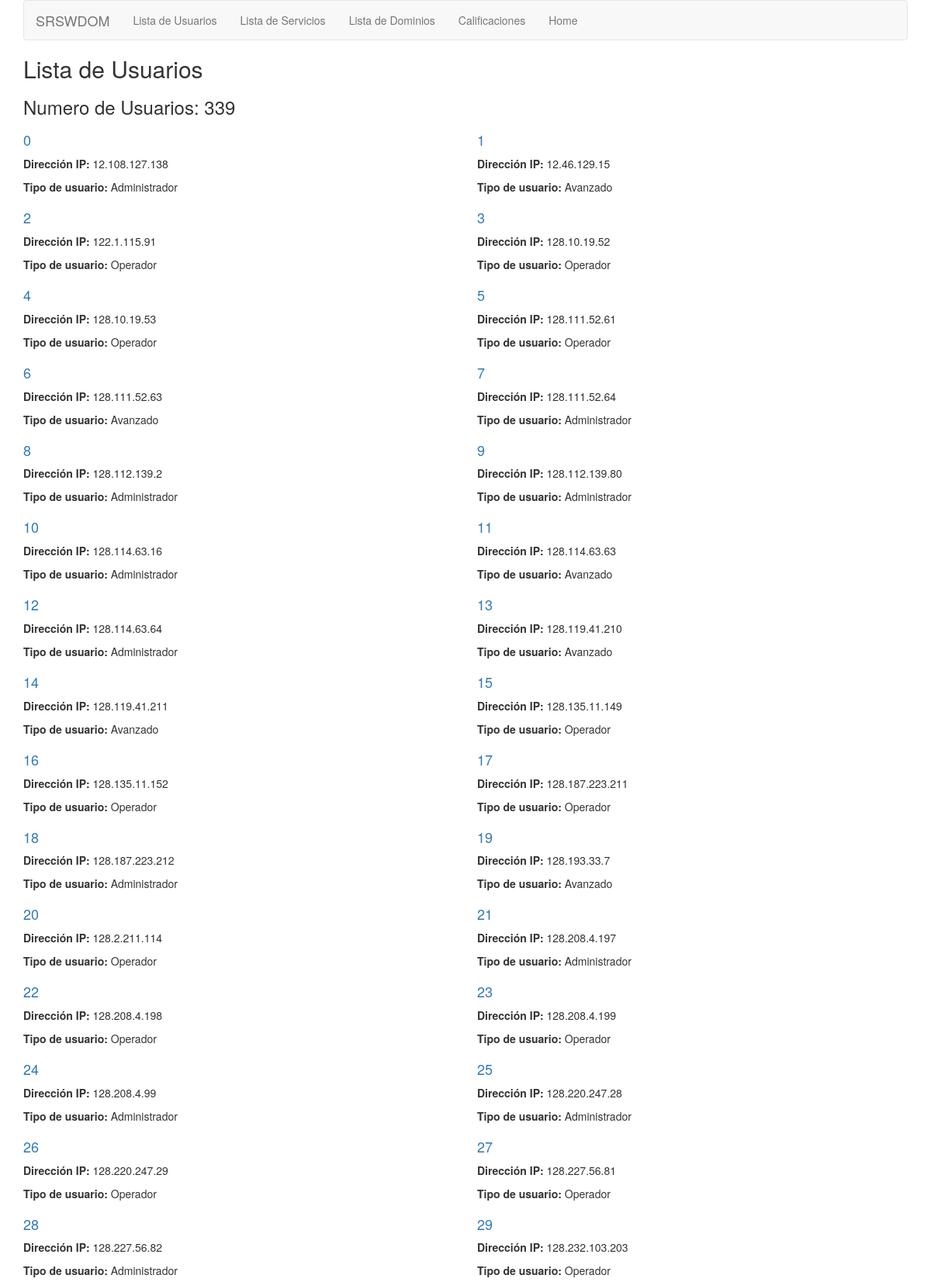
The app's page /recomendador/ (upper part) with its own data.
### recomendador/models.py (models this page shows)
class Usuario(models.Model):
	direccionip = models.GenericIPAddressField(default='0.0.0.0')
	tipousuario = models.ForeignKey(TipoUsuario, on_delete = models.CASCADE)

class TipoUsuario(models.Model):
	tipousuario = models.CharField(max_length=250,blank = True)
	descripciontipousuario = models.CharField(max_length=250,blank = True)

### recomendador/views.py (the view)
# urls.py: path('', views.lista_usuarios, name='lista_usuarios'),
def lista_usuarios(request):
	lista_usuarios = Usuario.objects.order_by('id')
	context = {'lista_usuarios':lista_usuarios}
	return render(request,'recomendador/lista_usuarios.html',context)

### recomendador/templates/recomendador/lista_usuarios.html
{% extends 'base.html' %}
{% block title %}
<h2>Lista de Usuarios</h2>
<h3>Numero de Usuarios: {{lista_usuarios.count}}</h3>
{% endblock %}
{% block content %}
{% if lista_usuarios %}
<div class="row">
    {% for usuario in lista_usuarios %}
    <div class="col-xs-6 col-lg-6">
        <h4><a href="{% url 'recomendador:detalle_usuario' usuario.id %}">
        {{ usuario.id }}
        </a></h4>
        <p><b>Dirección IP: </b>{{ usuario.direccionip }}</p>
		<p><b>Tipo de usuario: </b>{{ usuario.tipousuario.tipousuario }}</p>
    </div>
    {% endfor %}
</div>
{% else %}
    <p>No hay usuarios disponibles.</p>
{% endif %}
{% endblock %}

### templates/base.html (shortened to what this page needs)
{% load bootstrap3 %}
{% bootstrap_css %}
{% block bootstrap3_content %}
<div class="container">
    <nav class="navbar navbar-default">
        <div class="navbar-header">
            <a class="navbar-brand" href="{% url 'recomendador:lista_usuarios' %}">SRSWDOM</a>
        </div>
        <div id="navbar" class="navbar-collapse collapse">
            <ul class="nav navbar-nav">
                <li><a href="{% url 'recomendador:lista_usuarios' %}">Lista de Usuarios</a></li>
                <li><a href="{% url 'recomendador:lista_servicios' %}">Lista de Servicios</a></li>
                <li><a href="{% url 'recomendador:lista_dominios' %}">Lista de Dominios</a></li>
                <li><a href="{% url 'recomendador:calificaciones' %}">Calificaciones</a></li>
                <li><a href="{% url 'recomendador:lista_usuarios' %}">Home</a></li>
            </ul>
        </div>
    </nav>
    <h1>{% block title %}(no title){% endblock %}</h1>
    {% block content %}(no content){% endblock %}
</div>
{% endblock %}

### records on screen
Usuario: id "0", direccionip "12.108.127.138", tipousuario.tipousuario "Administrador"
Usuario: id "1", direccionip "12.46.129.15", tipousuario.tipousuario "Avanzado"
Usuario: id "2", direccionip "122.1.115.91", tipousuario.tipousuario "Operador"
Usuario: id "3", direccionip "128.10.19.52", tipousuario.tipousuario "Operador"
Usuario: id "4", direccionip "128.10.19.53", tipousuario.tipousuario "Operador"
Usuario: id "5", direccionip "128.111.52.61", tipousuario.tipousuario "Operador"
Usuario: id "6", direccionip "128.111.52.63", tipousuario.tipousuario "Avanzado"
Usuario: id "7", direccionip "128.111.52.64", tipousuario.tipousuario "Administrador"
Usuario: id "8", direccionip "128.112.139.2", tipousuario.tipousuario "Administrador"
Usuario: id "9", direccionip "128.112.139.80", tipousuario.tipousuario "Administrador"
Usuario: id "10", direccionip "128.114.63.16", tipousuario.tipousuario "Administrador"
Usuario: id "11", direccionip "128.114.63.63", tipousuario.tipousuario "Avanzado"
Usuario: id "12", direccionip "128.114.63.64", tipousuario.tipousuario "Administrador"
Usuario: id "13", direccionip "128.119.41.210", tipousuario.tipousuario "Avanzado"
Usuario: id "14", direccionip "128.119.41.211", tipousuario.tipousuario "Avanzado"
Usuario: id "15", direccionip "128.135.11.149", tipousuario.tipousuario "Operador"
Usuario: id "16", direccionip "128.135.11.152", tipousuario.tipousuario "Operador"
Usuario: id "17", direccionip "128.187.223.211", tipousuario.tipousuario "Operador"
Usuario: id "18", direccionip "128.187.223.212", tipousuario.tipousuario "Administrador"
Usuario: id "19", direccionip "128.193.33.7", tipousuario.tipousuario "Avanzado"
Usuario: id "20", direccionip "128.2.211.114", tipousuario.tipousuario "Operador"
Usuario: id "21", direccionip "128.208.4.197", tipousuario.tipousuario "Administrador"
Usuario: id "22", direccionip "128.208.4.198", tipousuario.tipousuario "Operador"
Usuario: id "23", direccionip "128.208.4.199", tipousuario.tipousuario "Operador"
Usuario: id "24", direccionip "128.208.4.99", tipousuario.tipousuario "Administrador"
Usuario: id "25", direccionip "128.220.247.28", tipousuario.tipousuario "Administrador"
Usuario: id "26", direccionip "128.220.247.29", tipousuario.tipousuario "Operador"
Usuario: id "27", direccionip "128.227.56.81", tipousuario.tipousuario "Operador"
Usuario: id "28", direccionip "128.227.56.82", tipousuario.tipousuario "Administrador"
Usuario: id "29", direccionip "128.232.103.203", tipousuario.tipousuario "Operador"

### other values on screen
{{ lista_usuarios.count }} "339"
